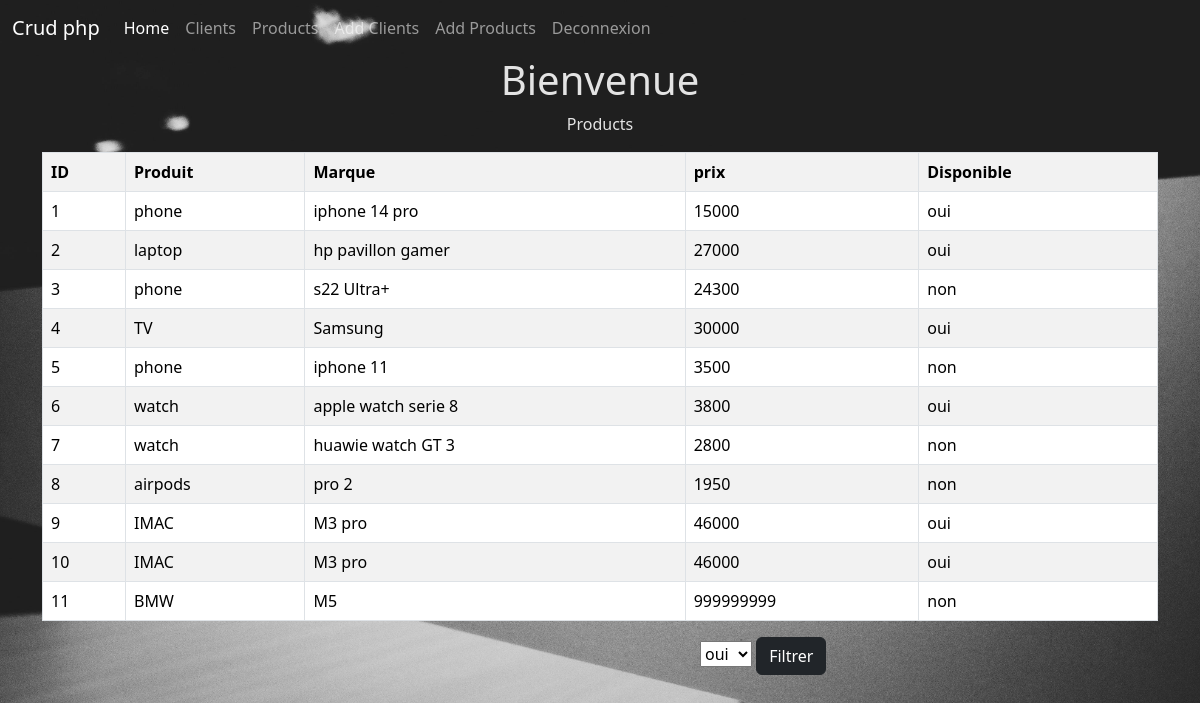
/pro.php, run on the app's committed database.
### tables this page shows
CREATE TABLE `produit` (
  `id` int(250) NOT NULL,
  `produit` varchar(250) NOT NULL,
  `marque` varchar(250) NOT NULL,
  `prix` int(100) NOT NULL,
  `disponible` varchar(250) NOT NULL
);

### pro.php (the view, shortened to what this page needs)
<head>
<link href="https://cdn.jsdelivr.net/npm/bootstrap@5.3.3/dist/css/bootstrap.min.css" rel="stylesheet">
<link href='https://unpkg.com/boxicons@2.1.4/css/boxicons.min.css' rel='stylesheet'>
</head>
<nav class="navbar navbar-expand-lg navbar-dark shadow-5-strong">
  <div class="container-fluid">
    <a class="navbar-brand">Crud php</a>
    <div class="collapse navbar-collapse" id="navbarSupportedContent">
      <ul class="navbar-nav me-auto mb-2 mb-lg-0">
        <li class="nav-item">
          <a class="nav-link active" aria-current="page" href="home.php">Home</a>
        </li>
        <li class="nav-item">
          <a class="nav-link" href="select.php">Clients</a>
        </li>
        <li class="nav-item">
          <a class="nav-link" href="pro.php">Products</a>
        </li>
        <li class="nav-item">
          <a class="nav-link" href="cl.php">Add Clients</a>
        </li>
        <li class="nav-item">
          <a class="nav-link" href="sel.php">Add Products</a>
        </li>
        <li class="nav-item">
          <a class="nav-link" href="dec.php">Deconnexion</a>
        </li>
      </ul>
    </div>
  </div>
</nav>
<header>
    <div id="main_title"><h1>Bienvenue</h1>
    <p>Products</p>
</header></div>
<div class="container">
    <table class="table table-hover table-bordered table-striped">
        <tr>
            <th>ID</th>
            <th>Produit</th>
            <th>Marque</th>
            <th>prix</th>
            <th>Disponible</th>
        </tr>
<?php
include("connection.php");
$query = "SELECT * FROM produit";
$result = mysqli_query($connect,$query);
while($row = mysqli_fetch_array($result)){
    echo "<tr>
            <td>$row[id]</td>
            <td>$row[produit]</td>
            <td>$row[marque]</td>
            <td>$row[prix]</td>
            <td>$row[disponible]</td>
          </tr>";
}
echo "</table>";?>
</div>
<div class="f">
<form action="" method="post">
    <select name="select">
        <option value="oui">oui</option>
    </select>
    <button name="filtrer" type="submit" class="btn btn-dark">Filtrer</button>
</form>
</div>

### pro.php (style rules this page uses)
header { text-align: center; }
.f { margin-left: 700px; }

### data on the page
produit: id "1", produit "phone", marque "iphone 14 pro", prix "15000", disponible "oui"
produit: id "2", produit "laptop", marque "hp pavillon gamer", prix "27000", disponible "oui"
produit: id "3", produit "phone", marque "s22 Ultra+", prix "24300", disponible "non"
produit: id "4", produit "TV", marque "Samsung", prix "30000", disponible "oui"
produit: id "5", produit "phone", marque "iphone 11", prix "3500", disponible "non"
produit: id "6", produit "watch", marque "apple watch serie 8", prix "3800", disponible "oui"
produit: id "7", produit "watch", marque "huawie watch GT 3", prix "2800", disponible "non"
produit: id "8", produit "airpods", marque "pro 2", prix "1950", disponible "non"
produit: id "9", produit "IMAC", marque "M3 pro", prix "46000", disponible "oui"
produit: id "10", produit "IMAC", marque "M3 pro", prix "46000", disponible "oui"
produit: id "11", produit "BMW", marque "M5", prix "999999999", disponible "non"
